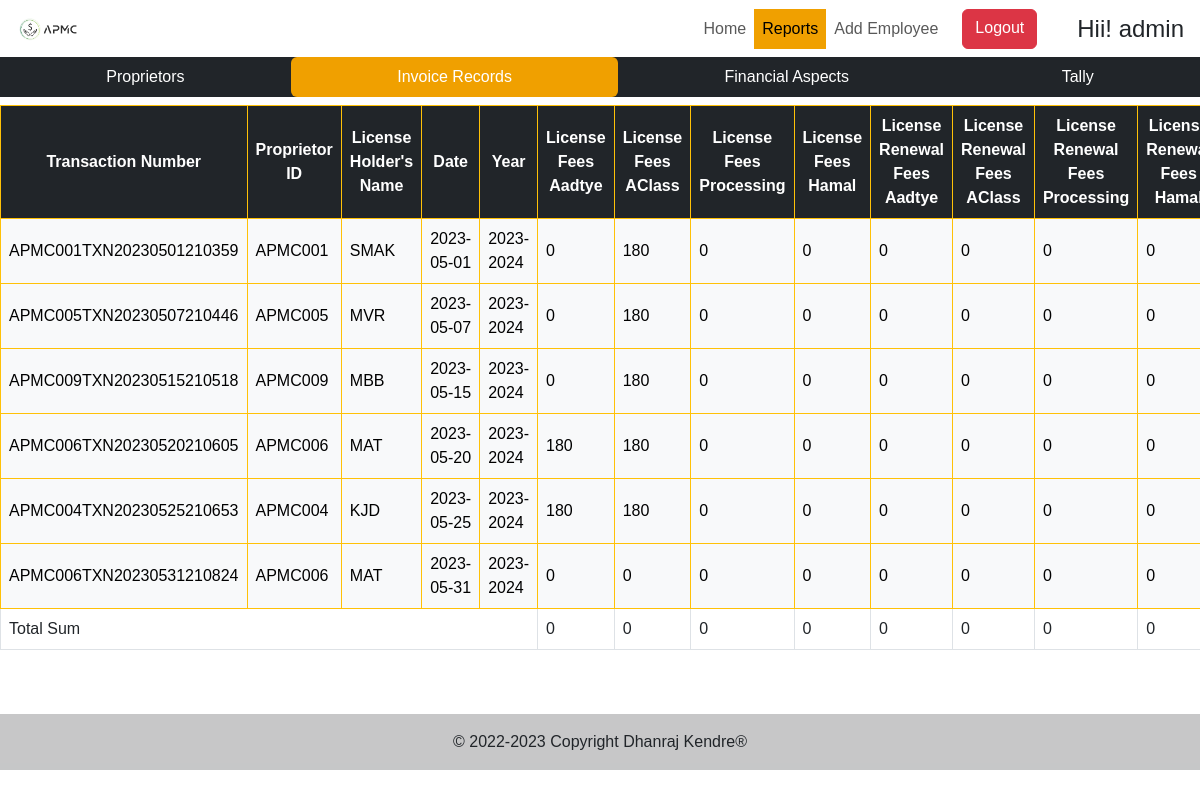
/reports/invoicerecords (signed in), run on the app's committed database.
### ACC/models.py (models this page shows, shortened)
class InvoiceRecords(models.Model):
    IRProprietorID = models.CharField(max_length=10)
    IRLicenseHolderName = models.CharField(max_length=100)
    IRAadharNumber=models.IntegerField()
    IRDOB=models.CharField(max_length=10)
    IRDate = models.CharField(max_length=10)
    IRYear = models.CharField(max_length=10)
    IRLicenseFeesAadtye = models.IntegerField()
    IRLicenseFeesAClass = models.IntegerField()
    IRLicenseFeesProcessing = models.IntegerField()
    IRLicenseFeesHamal = models.IntegerField()
    IRLicenseRenewalFeesAadtye = models.IntegerField()
    IRLicenseRenewalFeesAClass = models.IntegerField()
    IRLicenseRenewalFeesProcessing = models.IntegerField()
    IRLicenseRenewalFeesHamal = models.IntegerField()
    IRPlotRent = models.IntegerField()
    IRMarketFeesMain = models.IntegerField()
    IRMarketFeesSecondary = models.IntegerField()
    IRSupervisionFees = models.IntegerField()
    IRFormFees = models.IntegerField()
    IRTavanPenalty = models.IntegerField()
    IRLateFees = models.IntegerField()
    IRLicenseFormFees = models.IntegerField()
    IRShoppingComplexRent = models.IntegerField()
    IRHishobPattiBook = models.IntegerField()
    IRBillBook = models.IntegerField()
    IRPohonchPavati = models.IntegerField()
    IROtherFees = models.IntegerField()
    IRNATax = models.IntegerField()
    IRTotalFees=models.IntegerField()
    IRCash = models.BooleanField()
    IRCheque = models.BooleanField()
    IRChequeNumber = models.CharField(max_length=25)
    IRUPI = models.BooleanField()
    IRTransactionNumber = models.CharField(max_length=50)
    IRRecordedBy = models.CharField(max_length=25)

### ACC/views.py (the view)
# urls.py: path('reports/invoicerecords',views.invoicerecords,name="rirecords"),
@login_required(login_url='/login')
def invoicerecords(request):
    irl = get_list_or_404(InvoiceRecords)
    return render(request, 'html/invoicerecords.html', {'invoicelist': irl})

### templates/html/invoicerecords.html (shortened to what this page needs)
{% extends 'html/reports.html' %}
{% load static %}
{% block reportbodycontent %}
{% if invoicelist %}
<div class="table-responsive mt-2" style="font-family: 'Gotu',sans-serif;">
    <table class="table table-hover table-bordered" id="InvoiceRecords">
        <thead class="table-dark border-warning">
            <tr class="align-middle text-center fw-bold">
                <th class="col">Transaction Number</th>
                <th class="col">Proprietor ID</th>
                <th class="col">License Holder's Name</th>
                <th class="col">Date</th>
                <th class="col">Year</th>
                <th class="col">License Fees Aadtye</th>
                <th class="col">License Fees AClass</th>
                <th class="col">License Fees Processing</th>
                <th class="col">License Fees Hamal</th>
                <th class="col">License Renewal Fees Aadtye</th>
                <th class="col">License Renewal Fees AClass</th>
                <th class="col">License Renewal Fees Processing</th>
                <th class="col">License Renewal Fees Hamal</th>
            </tr>
        </thead>
        <tbody class="table-light border-warning" id="invoicedata">
            {% for irecord in invoicelist %}
            <tr class="align-middle">
                <td>{{irecord.IRTransactionNumber}}</td>
                <td>{{irecord.IRProprietorID}}</td>
                <td>{{irecord.IRLicenseHolderName}}</td>
                <td>{{irecord.IRDate}}</td>
                <td>{{irecord.IRYear}}</td>
                <td>{{irecord.IRLicenseFeesAadtye}}</td>
                <td>{{irecord.IRLicenseFeesAClass}}</td>
                <td>{{irecord.IRLicenseFeesProcessing}}</td>
                <td>{{irecord.IRLicenseFeesHamal}}</td>
                <td>{{irecord.IRLicenseRenewalFeesAadtye}}</td>
                <td>{{irecord.IRLicenseRenewalFeesAClass}}</td>
                <td>{{irecord.IRLicenseRenewalFeesProcessing}}</td>
                <td>{{irecord.IRLicenseRenewalFeesHamal}}</td>
            </tr>
            {% endfor %}
        </tbody>
        <tfoot>
            <tr>
                <td colspan="5">Total Sum</td>
                <td id="tcount5"></td>
                <td id="tcount6"></td>
                <td id="tcount7"></td>
                <td id="tcount8"></td>
                <td id="tcount9"></td>
                <td id="tcount10"></td>
                <td id="tcount11"></td>
                <td id="tcount12"></td>
            </tr>
        </tfoot>
    </table>
</div>
{% endif %}
{% endblock reportbodycontent %}

### templates/html/reports.html (shortened to what this page needs)
{% extends 'base.html' %}
{% load static %}
{% block bodycontent %}
<div class="bg-dark">
    <ul class="nav nav-pills nav-fill">
      <li class="nav-item">
        <a class="nav-link text-white text-decoration-none" href="{% url 'ACC:precords' %}">Proprietors</a>
      </li>
      <li class="nav-item">
        <a class="nav-link text-white text-decoration-none" href="{% url 'ACC:rirecords' %}">Invoice Records</a>
      </li>
      <li class="nav-item">
        <a class="nav-link text-white text-decoration-none" href="{% url 'ACC:refinance' %}">Financial Aspects</a>
      </li>
      <li class="nav-item">
        <a class="nav-link text-white text-decoration-none" href="{% url 'ACC:retally' %}">Tally</a>
      </li>
    </ul>
  </div>
{% block reportbodycontent %}{% endblock reportbodycontent %}
{% endblock bodycontent %}

### templates/base.html (shortened to what this page needs)
{% load static %}
<!DOCTYPE html>
<html lang="en">
<head>
  <link rel="stylesheet" href="{% static 'css/base.css' %}">
  <link href="https://cdn.jsdelivr.net/npm/bootstrap@5.3.0-alpha1/dist/css/bootstrap.min.css" rel="stylesheet" />
  <link rel="stylesheet" href="https://cdn.jsdelivr.net/npm/bootstrap-icons@1.10.4/font/bootstrap-icons.css" />
</head>
<body>
  <nav class="navbar navbar-expand-lg bg-white navbar-light sticky-top px-3 d-flex justify-content-evenly">
    <a href="/" class="navbar-brand">
      <img src="{% static 'images/logo/logo.png' %}" alt="APMC" class="" width="10%" title="APMC" />
    </a>
    <div id="navbarCollapse" class="collapse navbar-collapse align-items-center">
      <div class="navbar-nav mx-auto bg-white rounded pe-4 py-3 py-lg-0 text-dark">
        <a href="/" class="nav-item nav-link">Home</a>
        {% if user.is_staff %}
        <a href="/reports" class="nav-item nav-link">Reports</a>
        <a href="/signup" class="nav-item nav-link">Add&nbsp;Employee</a>
        {% endif %}
        <a href="/logout" class="btn btn-danger mx-3">Logout</a>
      </div>
    </div>
    <div class="fs-4 text-dark" style="margin-left: 0%;">
      Hii!&nbsp;{{request.user}}
    </div>
  </nav>
{% block bodycontent %}{% endblock bodycontent %}
  <footer class="bg-light text-center mt-5">
    <div class="text-center p-3" style="background-color: rgba(0, 0, 0, 0.2)">
      &copy; 2022-2023 Copyright
      <a class="text-dark text-decoration-none" href="#">Dhanraj Kendre&reg;</a>
    </div>
  </footer>
</body>
</html>

### static/css/base.css (style rules this page uses)
* { font-family: 'Tahoma', sans-serif; }

### templates/base.html (style rules this page uses)
.active { background-color: #f0a000 !important; }

### data on the page
InvoiceRecords: IRTransactionNumber "APMC001TXN20230501210359", IRProprietorID "APMC001", IRLicenseHolderName "SMAK", IRDate "2023-05-01", IRYear "2023-2024", IRLicenseFeesAadtye "0", IRLicenseFeesAClass "180", IRLicenseFeesProcessing "0", IRLicenseFeesHamal "0", IRLicenseRenewalFeesAadtye "0", IRLicenseRenewalFeesAClass "0", IRLicenseRenewalFeesProcessing "0", IRLicenseRenewalFeesHamal "0"
InvoiceRecords: IRTransactionNumber "APMC005TXN20230507210446", IRProprietorID "APMC005", IRLicenseHolderName "MVR", IRDate "2023-05-07", IRYear "2023-2024", IRLicenseFeesAadtye "0", IRLicenseFeesAClass "180", IRLicenseFeesProcessing "0", IRLicenseFeesHamal "0", IRLicenseRenewalFeesAadtye "0", IRLicenseRenewalFeesAClass "0", IRLicenseRenewalFeesProcessing "0", IRLicenseRenewalFeesHamal "0"
InvoiceRecords: IRTransactionNumber "APMC009TXN20230515210518", IRProprietorID "APMC009", IRLicenseHolderName "MBB", IRDate "2023-05-15", IRYear "2023-2024", IRLicenseFeesAadtye "0", IRLicenseFeesAClass "180", IRLicenseFeesProcessing "0", IRLicenseFeesHamal "0", IRLicenseRenewalFeesAadtye "0", IRLicenseRenewalFeesAClass "0", IRLicenseRenewalFeesProcessing "0", IRLicenseRenewalFeesHamal "0"
InvoiceRecords: IRTransactionNumber "APMC006TXN20230520210605", IRProprietorID "APMC006", IRLicenseHolderName "MAT", IRDate "2023-05-20", IRYear "2023-2024", IRLicenseFeesAadtye "180", IRLicenseFeesAClass "180", IRLicenseFeesProcessing "0", IRLicenseFeesHamal "0", IRLicenseRenewalFeesAadtye "0", IRLicenseRenewalFeesAClass "0", IRLicenseRenewalFeesProcessing "0", IRLicenseRenewalFeesHamal "0"
InvoiceRecords: IRTransactionNumber "APMC004TXN20230525210653", IRProprietorID "APMC004", IRLicenseHolderName "KJD", IRDate "2023-05-25", IRYear "2023-2024", IRLicenseFeesAadtye "180", IRLicenseFeesAClass "180", IRLicenseFeesProcessing "0", IRLicenseFeesHamal "0", IRLicenseRenewalFeesAadtye "0", IRLicenseRenewalFeesAClass "0", IRLicenseRenewalFeesProcessing "0", IRLicenseRenewalFeesHamal "0"
InvoiceRecords: IRTransactionNumber "APMC006TXN20230531210824", IRProprietorID "APMC006", IRLicenseHolderName "MAT", IRDate "2023-05-31", IRYear "2023-2024", IRLicenseFeesAadtye "0", IRLicenseFeesAClass "0", IRLicenseFeesProcessing "0", IRLicenseFeesHamal "0", IRLicenseRenewalFeesAadtye "0", IRLicenseRenewalFeesAClass "0", IRLicenseRenewalFeesProcessing "0", IRLicenseRenewalFeesHamal "0"

### other printed values
{{ request.user }} "admin"
